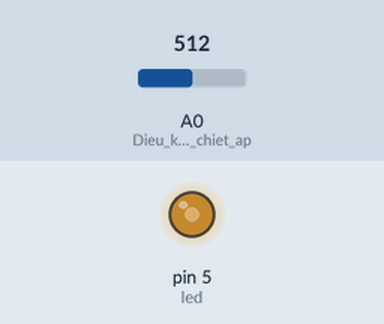
Simulated run of this sketch. Board: Arduino Uno, built with avr-gcc and run on an emulated ATmega328P. Parts: output pins drawn as LEDs (lit = HIGH). The inputs (shaded band) are chosen by the test bench; at power-on: A0 (Dieu_khien_do_sang_cua_LED_qua_chiet_ap) = 512.

Above: at 1.2 s.
1.3 s: A0 (Dieu_khien_do_sang_cua_LED_qua_chiet_ap) set to 716
At 2.2 s:
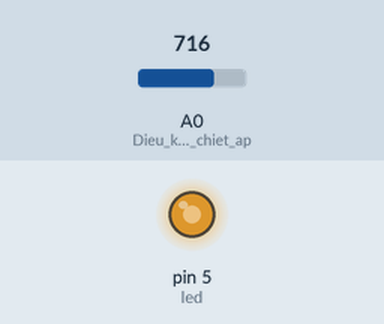
2.8 s: A0 (Dieu_khien_do_sang_cua_LED_qua_chiet_ap) set to 900
At 3.4 s:
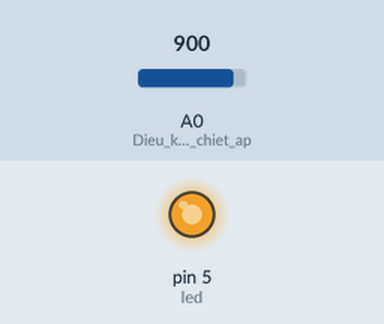
4.3 s: A0 (Dieu_khien_do_sang_cua_LED_qua_chiet_ap) set to 122
At 5.5 s:
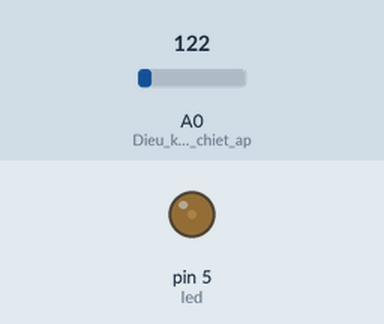
5.8 s: A0 (Dieu_khien_do_sang_cua_LED_qua_chiet_ap) set to 0
At 6.8 s:
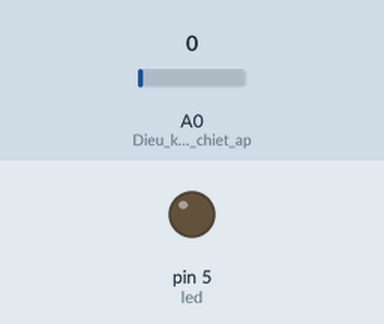
7.3 s: A0 (Dieu_khien_do_sang_cua_LED_qua_chiet_ap) set to 511
At 8.0 s:
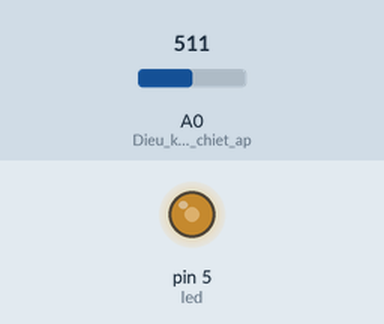
Timing chart, 0 to 9.8 s (numbered marks = the images above; inputs shaded):
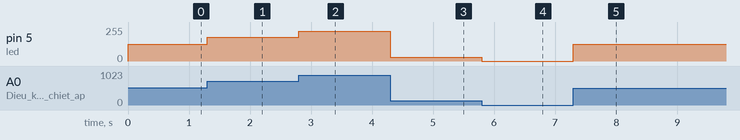

Measured:
- after the input at 1.3 s, pin 5 (led): 127/255 → 178/255 at once
- after the input at 2.8 s, pin 5 (led): 178/255 → 224/255 at once
- after the input at 4.3 s, pin 5 (led): 224/255 → 30/255 at once
- after the input at 5.8 s, pin 5 (led): 30/255 → 0/255 at once
- after the input at 7.3 s, pin 5 (led): 0/255 → 127/255 at once

The sketch:

Dieu_khien_do_sang_cua_LED_qua_chiet_ap.ino
```cpp
int result = 0,
    led = 5,
    brightness = 0;

void setup()
{
    pinMode(A0,INPUT);
    pinMode(led,OUTPUT);
}

void Dieu_khien_do_sang_cua_LED_qua_chiet_ap()
{
    result = analogRead(A0); //Đọc giá trị từ chiết áp, cất vào biến result
    brightness = map(result,0,1023,0,255); //Quy đổi sang độ sáng
    analogWrite(led,brightness);
}

void loop()
{
    Dieu_khien_do_sang_cua_LED_qua_chiet_ap();
}
```
